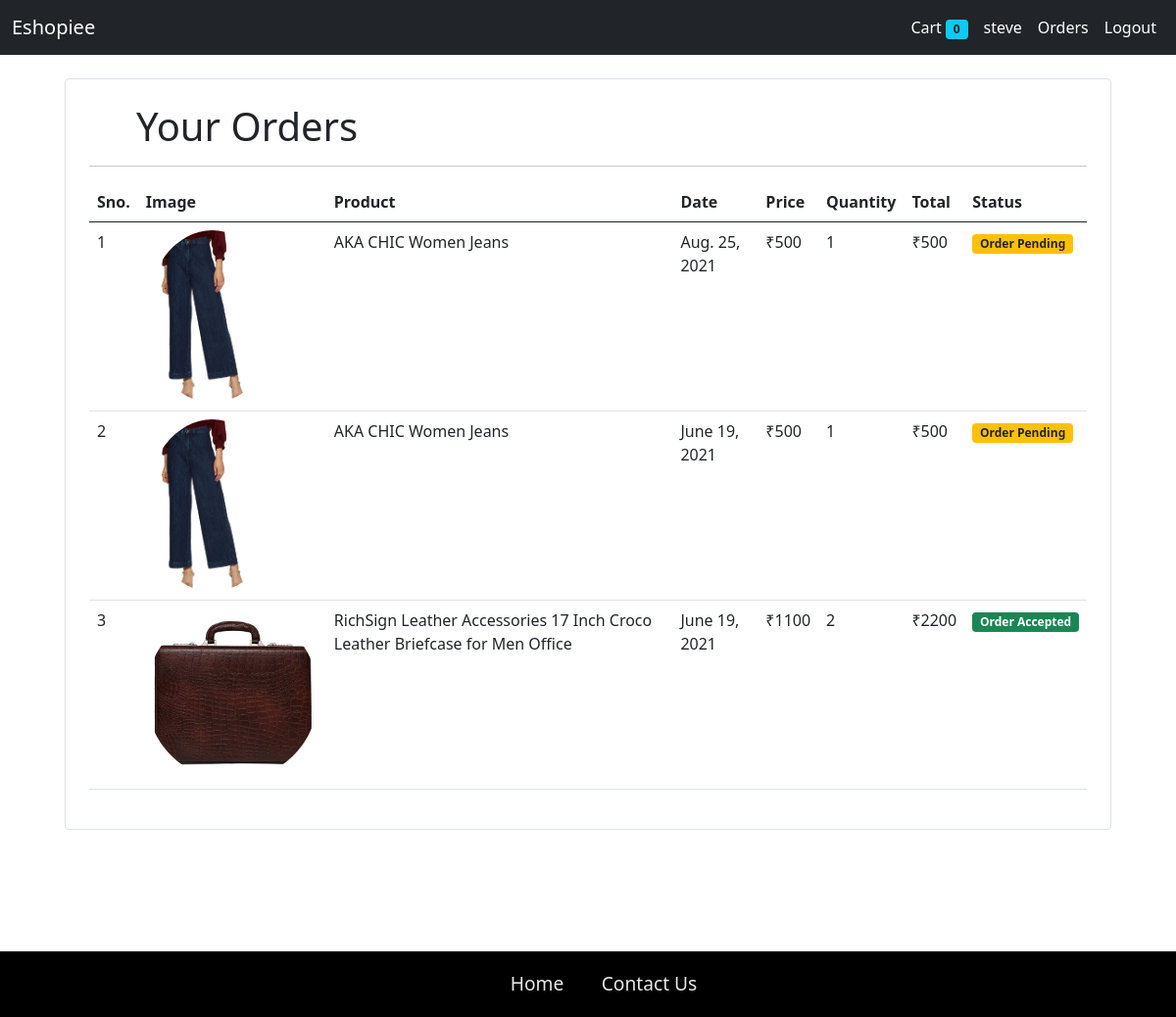
The page /orders (signed in) on the database its author committed.
### store/models.py (models this page shows, shortened)
class Customer(models.Model):
    first_name = models.CharField(max_length=50)
    last_name = models.CharField(max_length=50)
    phone = models.CharField(max_length=15)
    email = models.EmailField()
    profile_pic = models.ImageField(default='profile1.png',null=True,blank=True)
    password = models.CharField(max_length=500 )
    submitted_at = models.DateTimeField(auto_now_add=True)
    updated_at = models.DateTimeField(auto_now=True)
    '''
    @staticmethod
    def get_customer_by_email(email):
        return Customer.objects.get(email = email)here is the code to proceed only after getting the customer,if you no longer have customer,"Customer matching query does not exist." error will come , to avoid that error we are writing code in try except block'''
    @staticmethod
    def get_customer_by_email(email):
        try:
            return Customer.objects.get(email = email)
        except:
            return False
    def __str__(self):
        return self.first_name

class Order(models.Model):
    product = models.ForeignKey(Product , on_delete=models.CASCADE)
    customer = models.ForeignKey(Customer , on_delete=models.CASCADE)
    quantity = models.IntegerField(default=1)
    price = models.IntegerField()
    address = models.CharField(max_length=200,default='',blank=True)
    phone = models.CharField(max_length=50,default='',blank=True)
    date = models.DateField(default=datetime.datetime.today)
    status = models.BooleanField(default=False)
    @staticmethod
    def get_orders_by_customer(customer_id):
        return Order.objects.filter(customer = customer_id).order_by('-date')
    def __str__(self):
        return self.customer.first_name

class Product(models.Model):
    name = models.CharField(max_length=200)
    price = models.IntegerField(default=0)
    category = models.ForeignKey(Category, on_delete=models.CASCADE, default=1)
    description = models.CharField(max_length=200,default='',blank=True)
    image = models.ImageField(upload_to='products/')
    submitted_at = models.DateTimeField(auto_now_add=True)
    updated_at = models.DateTimeField(auto_now=True)

### store/views.py (the view)
# urls.py: path('orders',OrderView.as_view(),name='orders'),
class OrderView(View):
    @method_decorator(auth_middleware)
    def get(self,request):
        customer = request.session.get('customer')
        orders = Order.get_orders_by_customer(customer)
        print(orders)
        email = request.session.get('email')
        customer = Customer.get_customer_by_email(email)
        return render(request,'orders.html',{'orders':orders,'customer':customer})

### store/templatetags/custom_filter.py (called while the page is built)
@register.filter(name='currency')
def currency(number):
    return '₹'+str(number)

@register.filter(name='multiply')
def multiply(number,number1):
    return number * number1

### store/templates/orders.html
{% extends 'base.html' %}
{% load static %}
{% block content %}
{% load cart %}
{% load custom_filter %}
<div class="container">
<div class="border rounded p-4 m-4">
<p class="display-6 px-4 mx-4">Your Orders</p>
<hr>
<table class="table">
    <thead>
        <tr>
            <th>Sno.</th>
            <th>Image</th>
            <th>Product</th>
            <th>Date</th>
            <th>Price</th>
            <th>Quantity</th>
            <th>Total</th>
            <th>Status</th>
        </tr>
    </thead>
    <tbody>
        {% for order in orders  %}
        <tr>
            <td>{{forloop.counter}}</td>
            <td><img style="height: 11rem;" class="rounded-circle" src="{{order.product.image.url}}" alt=""></td>
            <td>{{order.product.name}}</td>
            <td>{{order.date}}</td>
            <td>{{order.price|currency}}</td>
            <td>{{order.quantity}}</td>
            <td>{{order.quantity|multiply:order.price|currency}}</td>
            {% if order.status %}
            <td><small class="badge bg-success">
                Order Accepted
            </small></td>
            {% else %}
            <td><small class="badge bg-warning text-dark">
                Order Pending
            </small></td>
            {% endif %}
        </tr>
       {% endfor %}
    </tbody>
</table>
</div>
</div>
{% endblock %}

### store/templates/base.html (shortened to what this page needs)
{% load static %}
<!doctype html>
<html lang="en">
  <head>
    <link rel="stylesheet" href="{% static 'css/basebootstrap.min.css' %}">
  </head>
  <body>
<nav class="navbar navbar-expand-lg navbar-dark bg-dark ">
    <div class="container-fluid">
      <a class="navbar-brand" href="/">Eshopiee</a>
      <div class="collapse navbar-collapse" id="navbarSupportedContent">
        <ul class="navbar-nav my-2 my-lg-0">
          <li class="nav-item">
            <a class="nav-link active" aria-current="page" href="/cart">Cart
              <span class="badge bg-info text-dark">{{request.session.cart.keys|length}}</span>
            </a>
          </li>
          {% if  request.session.customer %}
          <li class="nav-item">
            <a class="nav-link active" aria-current="page" href="{% url 'profile_update' customer.id %}">{{customer}}</a>
          </li>
            <li class="nav-item">
              <a class="nav-link active" aria-current="page" href="/orders">Orders</a>
            </li>
            <li class="nav-item">
              <a class="nav-link active" aria-current="page" href="/logout">Logout</a>
            </li>
           {% endif %}
          </ul>
      </div>
    </div>
  </nav>
{% block content %}
{% endblock content %}
<footer class="sticky-footer">
    <ul>
        <li><a href="/">Home</a></li>
        <li><a href="{% url 'contact' %}">Contact Us</a></li>
    </ul>
</footer>
  </body>
</html>

### store/templates/base.html (style rules this page uses)
.sticky-footer { position: relative; top: 100%; }
footer ul { list-style: none; display: flex; margin: 1em 0; }
footer ul li a { padding: 1em; text-decoration: none; color: rgba(255, 255, 255, 0.904); transition: 100ms; }
footer { width: 100%; background: #000000; color: #fff; display: grid; place-items: center; padding: 0em; font-size: 1.2rem; bottom: -100px; }

### rows shown on the page
Customer: first_name "steve"
Order: product.image (picture), product.name "AKA CHIC Women Jeans", date "Aug. 25, 2021", price "₹500", quantity "1", quantity|multiply "₹500", status "Order Pending"
Order: product.image (picture), product.name "AKA CHIC Women Jeans", date "June 19, 2021", price "₹500", quantity "1", quantity|multiply "₹500", status "Order Pending"
Order: product.image (picture), product.name "RichSign Leather Accessories 17 Inch Croco Leather Briefcase for Men Office", date "June 19, 2021", price "₹1100", quantity "2", quantity|multiply "₹2200", status "Order Accepted"

### other values the page prints
{{ request.session.cart.keys|length }} "0"
